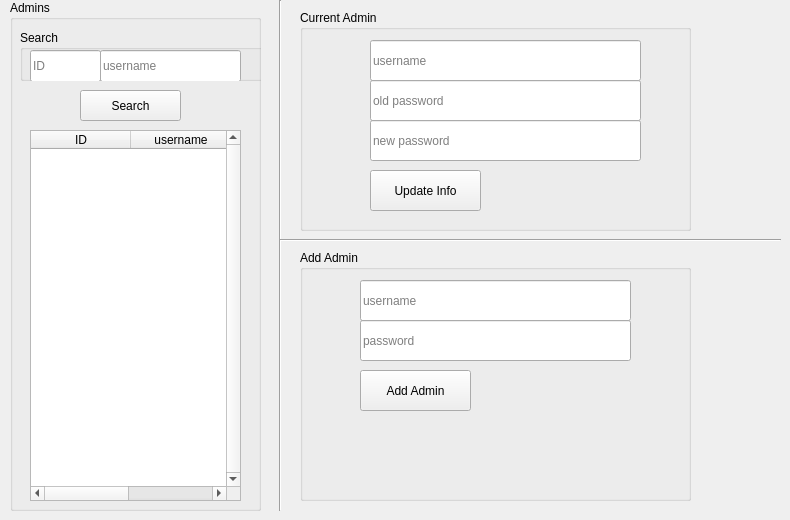
    <widget class="QWidget" name="admin_tab">
     <attribute name="icon">
      <iconset>
       <normaloff>img/admin.png</normaloff>img/admin.png</iconset>
     </attribute>
     <attribute name="title">
      <string>Admin</string>
     </attribute>
     <widget class="QGroupBox" name="groupBox_5">
      <property name="geometry">
       <rect>
        <x>300</x>
        <y>10</y>
        <width>391</width>
        <height>221</height>
       </rect>
      </property>
      <property name="title">
       <string>Current Admin</string>
      </property>
      <widget class="QPushButton" name="admin_edit_btn">
       <property name="geometry">
        <rect>
         <x>70</x>
         <y>160</y>
         <width>111</width>
         <height>41</height>
        </rect>
       </property>
       <property name="text">
        <string>Update Info</string>
       </property>
       <property name="autoDefault">
        <bool>true</bool>
       </property>
      </widget>
      <widget class="QLabel" name="admin_edit_error">
       <property name="geometry">
        <rect>
         <x>190</x>
         <y>170</y>
         <width>171</width>
         <height>31</height>
        </rect>
       </property>
       <property name="font">
        <font>
         <pointsize>12</pointsize>
         <weight>75</weight>
         <bold>true</bold>
        </font>
       </property>
       <property name="styleSheet">
        <string notr="true">QLabel {
color:rgb(255, 0, 0);
}</string>
       </property>
       <property name="text">
        <string/>
       </property>
       <property name="textFormat">
        <enum>Qt::RichText</enum>
       </property>
      </widget>
      <widget class="QLineEdit" name="admin_edit_new_password">
       <property name="geometry">
        <rect>
         <x>70</x>
         <y>110</y>
         <width>271</width>
         <height>41</height>
        </rect>
       </property>
       <property name="inputMethodHints">
        <set>Qt::ImhHiddenText|Qt::ImhNoAutoUppercase|Qt::ImhNoPredictiveText</set>
       </property>
       <property name="text">
        <string/>
       </property>
       <property name="echoMode">
        <enum>QLineEdit::Password</enum>
       </property>
       <property name="placeholderText">
        <string>new password</string>
       </property>
      </widget>
      <widget class="QLineEdit" name="admin_edit_old_password">
       <property name="geometry">
        <rect>
         <x>70</x>
         <y>70</y>
         <width>271</width>
         <height>41</height>
        </rect>
       </property>
       <property name="inputMethodHints">
        <set>Qt::ImhHiddenText|Qt::ImhNoAutoUppercase|Qt::ImhNoPredictiveText</set>
       </property>
       <property name="text">
        <string/>
       </property>
       <property name="echoMode">
        <enum>QLineEdit::Password</enum>
       </property>
       <property name="placeholderText">
        <string>old password</string>
       </property>
      </widget>
      <widget class="QLineEdit" name="admin_edit_username">
       <property name="geometry">
        <rect>
         <x>70</x>
         <y>30</y>
         <width>271</width>
         <height>41</height>
        </rect>
       </property>
       <property name="placeholderText">
        <string>username</string>
       </property>
      </widget>
     </widget>
     <widget class="QGroupBox" name="groupBox_6">
      <property name="geometry">
       <rect>
        <x>300</x>
        <y>250</y>
        <width>391</width>
        <height>251</height>
       </rect>
      </property>
      <property name="title">
       <string>Add Admin</string>
      </property>
      <widget class="QLineEdit" name="admin_add_username">
       <property name="geometry">
        <rect>
         <x>60</x>
         <y>30</y>
         <width>271</width>
         <height>41</height>
        </rect>
       </property>
       <property name="placeholderText">
        <string>username</string>
       </property>
      </widget>
      <widget class="QLineEdit" name="admin_add_password">
       <property name="geometry">
        <rect>
         <x>60</x>
         <y>70</y>
         <width>271</width>
         <height>41</height>
        </rect>
       </property>
       <property name="inputMethodHints">
        <set>Qt::ImhHiddenText|Qt::ImhNoAutoUppercase|Qt::ImhNoPredictiveText</set>
       </property>
       <property name="text">
        <string/>
       </property>
       <property name="echoMode">
        <enum>QLineEdit::Password</enum>
       </property>
       <property name="placeholderText">
        <string>password</string>
       </property>
      </widget>
      <widget class="QPushButton" name="admin_add_btn">
       <property name="geometry">
        <rect>
         <x>60</x>
         <y>120</y>
         <width>111</width>
         <height>41</height>
        </rect>
       </property>
       <property name="text">
        <string>Add Admin</string>
       </property>
       <property name="autoDefault">
        <bool>true</bool>
       </property>
      </widget>
      <widget class="QLabel" name="admin_add_error">
       <property name="geometry">
        <rect>
         <x>180</x>
         <y>130</y>
         <width>171</width>
         <height>31</height>
        </rect>
       </property>
       <property name="font">
        <font>
         <pointsize>12</pointsize>
         <weight>75</weight>
         <bold>true</bold>
        </font>
       </property>
       <property name="styleSheet">
        <string notr="true">QLabel {
color:rgb(255, 0, 0);
}</string>
       </property>
       <property name="text">
        <string/>
       </property>
       <property name="textFormat">
        <enum>Qt::RichText</enum>
       </property>
      </widget>
     </widget>
     <widget class="QGroupBox" name="groupBox_7">
      <property name="geometry">
       <rect>
        <x>10</x>
        <y>0</y>
        <width>251</width>
        <height>511</height>
       </rect>
      </property>
      <property name="title">
       <string>Admins</string>
      </property>
      <widget class="QTableWidget" name="admins_table">
       <property name="geometry">
        <rect>
         <x>20</x>
         <y>130</y>
         <width>211</width>
         <height>371</height>
        </rect>
       </property>
       <property name="verticalScrollBarPolicy">
        <enum>Qt::ScrollBarAlwaysOn</enum>
       </property>
       <property name="selectionMode">
        <enum>QAbstractItemView::SingleSelection</enum>
       </property>
       <property name="selectionBehavior">
        <enum>QAbstractItemView::SelectRows</enum>
       </property>
       <attribute name="verticalHeaderVisible">
        <bool>false</bool>
       </attribute>
       <column>
        <property name="text">
         <string>ID</string>
        </property>
       </column>
       <column>
        <property name="text">
         <string>username</string>
        </property>
       </column>
      </widget>
      <widget class="QGroupBox" name="groupBox_8">
       <property name="geometry">
        <rect>
         <x>10</x>
         <y>30</y>
         <width>311</width>
         <height>51</height>
        </rect>
       </property>
       <property name="title">
        <string>Search</string>
       </property>
       <widget class="QLineEdit" name="admin_search_id">
        <property name="geometry">
         <rect>
          <x>10</x>
          <y>20</y>
          <width>71</width>
          <height>32</height>
         </rect>
        </property>
        <property name="inputMethodHints">
         <set>Qt::ImhDigitsOnly</set>
        </property>
        <property name="placeholderText">
         <string>ID</string>
        </property>
       </widget>
       <widget class="QLineEdit" name="admin_search_username">
        <property name="geometry">
         <rect>
          <x>80</x>
          <y>20</y>
          <width>141</width>
          <height>32</height>
         </rect>
        </property>
        <property name="placeholderText">
         <string>username</string>
        </property>
       </widget>
      </widget>
      <widget class="QPushButton" name="admin_search_btn">
       <property name="geometry">
        <rect>
         <x>70</x>
         <y>90</y>
         <width>101</width>
         <height>31</height>
        </rect>
       </property>
       <property name="text">
        <string>Search</string>
       </property>
       <property name="autoDefault">
        <bool>true</bool>
       </property>
      </widget>
     </widget>
     <widget class="Line" name="line_4">
      <property name="geometry">
       <rect>
        <x>260</x>
        <y>0</y>
        <width>41</width>
        <height>511</height>
       </rect>
      </property>
      <property name="orientation">
       <enum>Qt::Vertical</enum>
      </property>
     </widget>
     <widget class="Line" name="line_5">
      <property name="geometry">
       <rect>
        <x>280</x>
        <y>230</y>
        <width>501</width>
        <height>21</height>
       </rect>
      </property>
      <property name="orientation">
       <enum>Qt::Horizontal</enum>
      </property>
     </widget>
    </widget>
